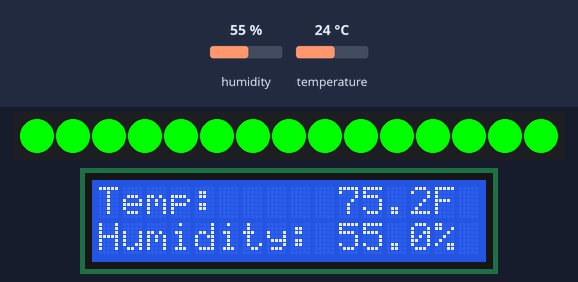
The program below on a simulated Raspberry Pi Pico running MicroPython. Parts: 15 RGB LEDs in strip order, left to right, 16×2 character LCD. Inputs (shaded band) come from the test bench; at power-on: temperature 24 °C, humidity 55 %. Library files of the repository ran but are not shown: lcd_api.py, pico_i2c_lcd.py.

Above: at 1.2 s.
1.3 s: temperature set to 12 °C
At 6.7 s:
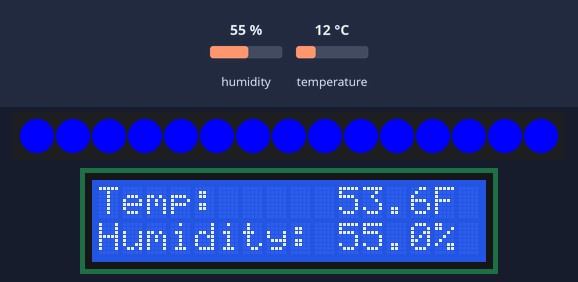
7.4 s: temperature set to 28 °C
At 11.5 s:
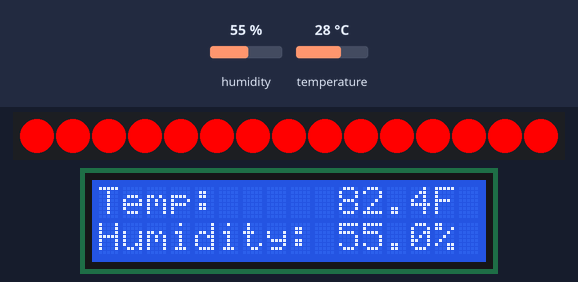
13.5 s: humidity set to 22 %
At 16.2 s:
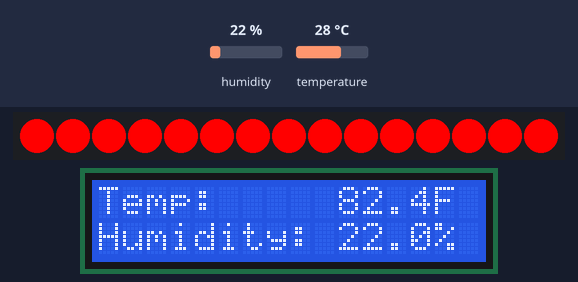
19.6 s: humidity set to 40 %
At 21.0 s:
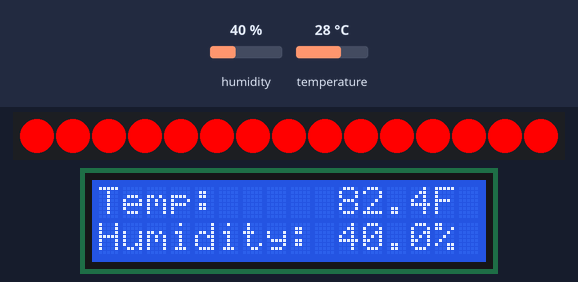
Timing chart, 0 to 22.6 s (numbered marks = the images above; inputs shaded):
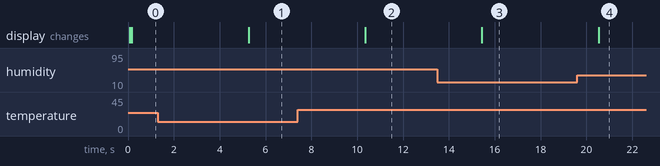

Measured:
- after the input at 1.3 s, the display: changes after 4.0 s (image 1)
- after the input at 7.4 s, the display: changes after 3.0 s (image 2)
- after the input at 13.5 s, the display: changes after 1.9 s (image 3)
- after the input at 19.6 s, the display: changes after 0.93 s (image 4)

The program:

DHT20_on_LCD_Day_12.py
```python
# Let it Glow Advent Calendar - Day 12
# Display Temp and Humidity on LCD with
# LED Strand Color indicating temp
# Lori Pfahler
# December 23, 2023

from utime import sleep
from machine import Pin, I2C
from neopixel import NeoPixel
from lcd_api import LcdApi
from pico_i2c_lcd import I2cLcd
from dht20 import DHT20

# Define the strand pin number (22) and number of LEDs (15)
strand = NeoPixel(Pin(22), 15)

tempColors ={
    'Red'   : (255,   0,   0), # Hot
    'Green' : (  0, 255,   0), # Perfect temps
    'Blue'  : (  0,   0, 255), # Cold
    'White' : (255, 255, 255), # Below Freezing
}

# Set up LCD I2C for LCD
lcdi2c = I2C(1, sda= Pin(14), scl=Pin(15), freq=400000)
lcd = I2cLcd(i2c = lcdi2c, i2c_addr = 0x27, num_lines = 2, num_columns = 16)

# Set up I2C for DHT20
i2c1 = I2C(0, sda = Pin(16), scl = Pin(17))

# Set up DHT20 device with I2C address
dht20 = DHT20(0x38, i2c1)

# Write static text
lcd.putstr("Temp:")

lcd.move_to(0, 1) # Move to second row
lcd.putstr("Humidity:")


while True:

    # Grab data from the sensor dictionary
    measurements = dht20.measurements

    # use some variables to make it easier to read code
    temp_C = measurements['t']
    temp_F = (temp_C * 1.8) + 32
    humid = measurements['rh']

    if temp_F > 80:
        strand.fill(tempColors['Red'])
        strand.write()
    elif temp_F > 70:
        strand.fill(tempColors['Green'])
        strand.write()
    elif temp_F > 32:
        strand.fill(tempColors['Blue'])
        strand.write()
    else:
        strand.fill(tempColors['White'])
        strand.write()

    # Show temp data on the first row
    lcd.move_to(10, 0) # 10th column, 1st row
    lcd.putstr(str(round(temp_F, 1)) + 'F')

    # Show humidity data on the second row
    lcd.move_to(10, 1) # 10th column, 2nd row
    lcd.putstr(str(round(humid, 1)) + '%')

    sleep(5)
```
